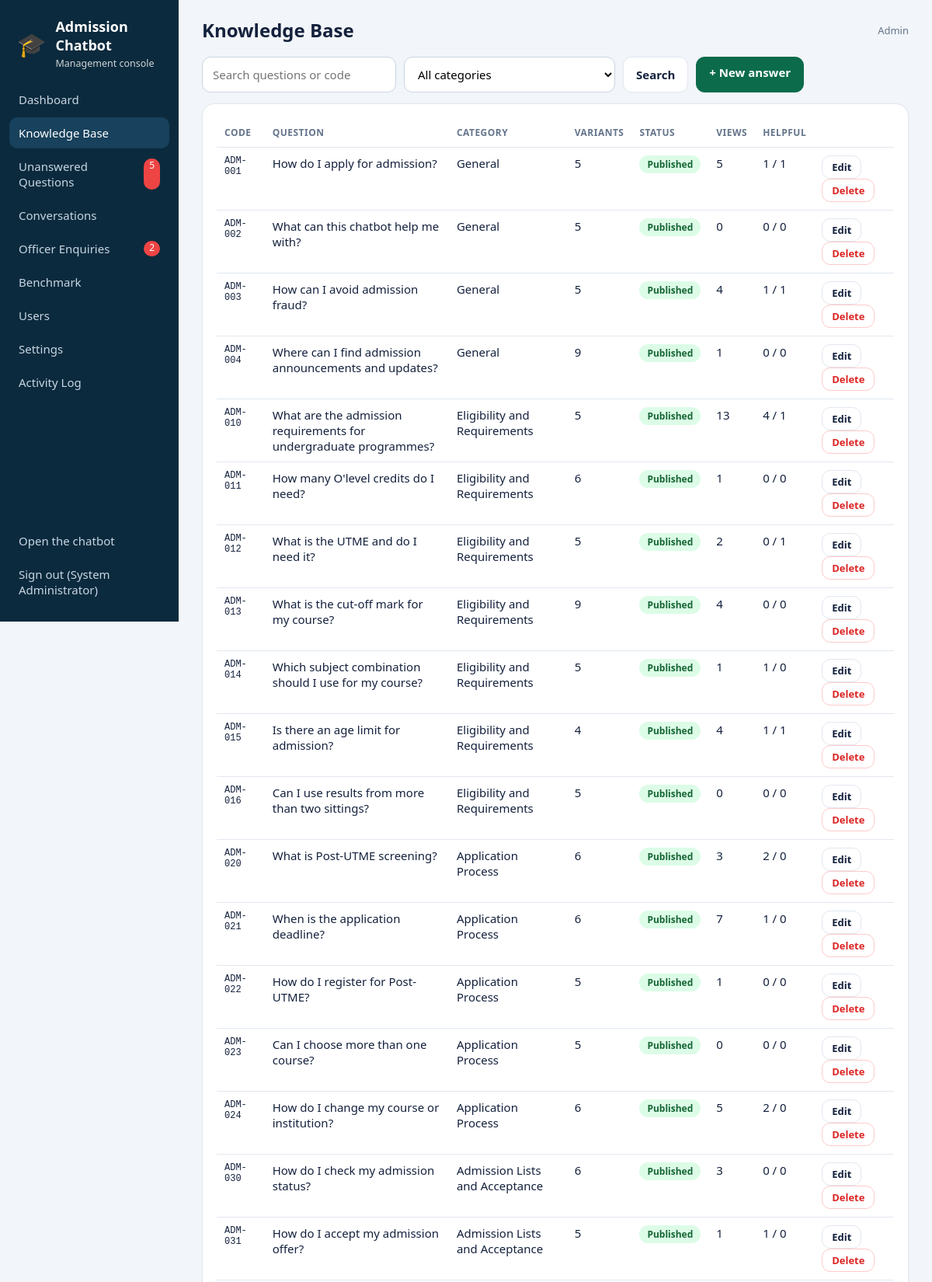
The app's page /admin.php?p=kb (signed in, upper part) with its own data.
### tables this page shows
CREATE TABLE users(id INTEGER PRIMARY KEY, role TEXT, name TEXT, email TEXT UNIQUE, password TEXT, status TEXT DEFAULT 'active', fails INTEGER DEFAULT 0, locked_until INTEGER DEFAULT 0, created TEXT);

CREATE TABLE entries(id INTEGER PRIMARY KEY, code TEXT UNIQUE, category_id INTEGER REFERENCES categories(id), question TEXT, variants TEXT, answer TEXT, keywords TEXT, status TEXT DEFAULT 'published', views INTEGER DEFAULT 0, helpful INTEGER DEFAULT 0, unhelpful INTEGER DEFAULT 0, created TEXT, updated TEXT);

CREATE TABLE categories(id INTEGER PRIMARY KEY, name TEXT UNIQUE, position INTEGER DEFAULT 0);

### src/core.php (called while the page is built, shortened)
<?php
function db(): PDO
{
    static $pdo;
    if ($pdo) return $pdo;
    $pdo = new PDO('sqlite:' . DB_FILE);
    $pdo->setAttribute(PDO::ATTR_ERRMODE, PDO::ERRMODE_EXCEPTION);
    $pdo->setAttribute(PDO::ATTR_DEFAULT_FETCH_MODE, PDO::FETCH_ASSOC);
    $pdo->exec("
    CREATE TABLE IF NOT EXISTS users(id INTEGER PRIMARY KEY, role TEXT, name TEXT, email TEXT UNIQUE, password TEXT, status TEXT DEFAULT 'active', fails INTEGER DEFAULT 0, locked_until INTEGER DEFAULT 0, created TEXT);
    CREATE TABLE IF NOT EXISTS categories(id INTEGER PRIMARY KEY, name TEXT UNIQUE, position INTEGER DEFAULT 0);
    CREATE TABLE IF NOT EXISTS entries(id INTEGER PRIMARY KEY, code TEXT UNIQUE, category_id INTEGER REFERENCES categories(id), question TEXT, variants TEXT, answer TEXT, keywords TEXT, status TEXT DEFAULT 'published', views INTEGER DEFAULT 0, helpful INTEGER DEFAULT 0, unhelpful INTEGER DEFAULT 0, created TEXT, updated TEXT);
    CREATE TABLE IF NOT EXISTS conversations(id INTEGER PRIMARY KEY, session_id TEXT, started TEXT, last_activity TEXT, last_entry_id INTEGER, escalated INTEGER DEFAULT 0);
    CREATE TABLE IF NOT EXISTS messages(id INTEGER PRIMARY KEY, conversation_id INTEGER REFERENCES conversations(id) ON DELETE CASCADE, sender TEXT, text TEXT, entry_id INTEGER, intent TEXT, confidence REAL, level TEXT, latency_ms REAL, created TEXT);
    CREATE TABLE IF NOT EXISTS feedback(id INTEGER PRIMARY KEY, message_id INTEGER UNIQUE REFERENCES messages(id) ON DELETE CASCADE, rating INTEGER, created TEXT);
    CREATE TABLE IF NOT EXISTS tickets(id INTEGER PRIMARY KEY, ref TEXT UNIQUE, conversation_id INTEGER, name TEXT, email TEXT, phone TEXT, subject TEXT, message TEXT, status TEXT DEFAULT 'open', reply TEXT, assigned_to INTEGER, created TEXT, updated TEXT);
    CREATE TABLE IF NOT EXISTS unanswered(id INTEGER PRIMARY KEY, query TEXT, normalized TEXT UNIQUE, count INTEGER DEFAULT 1, status TEXT DEFAULT 'pending', last_asked TEXT, resolved_entry_id INTEGER);
    CREATE TABLE IF NOT EXISTS settings(k TEXT PRIMARY KEY, v TEXT);
    CREATE TABLE IF NOT EXISTS audit(id INTEGER PRIMARY KEY, user_id INTEGER, action TEXT, detail TEXT, created TEXT);
    CREATE TABLE IF NOT EXISTS evaluations(id INTEGER PRIMARY KEY, created TEXT, n INTEGER, top1 REAL, top3 REAL, fallback_ok REAL, avg_ms REAL, detail TEXT);
    CREATE INDEX IF NOT EXISTS idx_msg ON messages(conversation_id, id);");
    return $pdo;
}
function q(string $sql, array $p = []): PDOStatement { $s = db()->prepare($sql); $s->execute($p); return $s; }
function rows(string $sql, array $p = []): array { return q($sql, $p)->fetchAll(); }
function row(string $sql, array $p = []): ?array { return q($sql, $p)->fetch() ?: null; }
function val(string $sql, array $p = []) { $r = q($sql, $p)->fetch(PDO::FETCH_NUM); return $r ? $r[0] : null; }
function h($s): string { return htmlspecialchars((string)$s, ENT_QUOTES, 'UTF-8'); }
function me(): ?array
{
    $u = isset($_SESSION['uid']) ? row("SELECT * FROM users WHERE id = ? AND status = 'active'", [$_SESSION['uid']]) : null;
    return $u;
}

### admin.php (the view, shortened to what this page needs)
<?php
$p = preg_replace('/[^a-z_]/', '', $_GET['p'] ?? 'dash');
$u = me();
function badge(string $s): string
{
    $c = ['open' => 'amber', 'in_progress' => 'blue', 'answered' => 'green', 'closed' => 'grey', 'published' => 'green', 'draft' => 'grey', 'pending' => 'amber', 'converted' => 'green', 'ignored' => 'grey', 'high' => 'green', 'medium' => 'blue', 'suggest' => 'amber', 'fallback' => 'red', 'smalltalk' => 'grey'][$s] ?? 'grey';
    return '<span class="badge ' . $c . '">' . h(str_replace('_', ' ', ucfirst($s))) . '</span>';
}
function head(string $t, string $active = ''): void
{
    global $u, $active;
    $open = (int)val("SELECT COUNT(*) FROM tickets WHERE status = 'open'"); $un = (int)val("SELECT COUNT(*) FROM unanswered WHERE status = 'pending'");
    $nav = ['dash' => 'Dashboard', 'kb' => 'Knowledge Base', 'unanswered' => 'Unanswered Questions', 'convs' => 'Conversations', 'tickets' => 'Officer Enquiries', 'eval' => 'Benchmark'];
    if ($u['role'] === 'admin') $nav += ['users' => 'Users', 'settings' => 'Settings', 'audit' => 'Activity Log'];
    echo '<!doctype html><html lang="en"><head><meta charset="utf-8"><meta name="viewport" content="width=device-width, initial-scale=1"><title>' . h($t) . ' - Admission Chatbot</title><link rel="stylesheet" href="assets/style.css"></head><body><div class="layout"><aside class="sidebar"><div class="brand"><span class="logo">&#127891;</span><div><b>Admission Chatbot</b><small>Management console</small></div><button type="button" class="menu-btn" aria-expanded="false" aria-controls="adminNav">Menu</button></div><nav class="nav" id="adminNav">';
    foreach ($nav as $k => $l) echo '<a href="admin.php?p=' . $k . '" class="' . ($active === $k ? 'on' : '') . '">' . h($l) . ($k === 'tickets' && $open ? '<span class="cnt">' . $open . '</span>' : '') . ($k === 'unanswered' && $un ? '<span class="cnt">' . $un . '</span>' : '') . '</a>';
    echo '<div class="sp"></div><a href="index.php" target="_blank">Open the chatbot</a><a href="admin.php?p=logout">Sign out (' . h($u['name']) . ')</a></nav></aside><main class="main"><div class="top"><h1>' . h($t) . '</h1><span class="muted">' . h(ucfirst($u['role'])) . '</span></div>';
}
function foot(): void { echo '</main></div><script src="assets/vendor/chart.umd.min.js"></script><script src="assets/admin.js"></script></body></html>'; }
if ($p === 'kb') {
    $cat = (int)($_GET['cat'] ?? 0); $qs = trim($_GET['q'] ?? '');
    $w = ['1=1']; $par = [];
    $es = rows('SELECT e.*, c.name AS category FROM entries e JOIN categories c ON c.id = e.category_id WHERE ' . implode(' AND ', $w) . ' ORDER BY e.code', $par);
    head('Knowledge Base', 'kb');
    echo '<form class="filters" method="get"><input type="hidden" name="p" value="kb"><input name="q" placeholder="Search questions or code" value="' . h($qs) . '"><select name="cat" onchange="this.form.submit()"><option value="">All categories</option>';
    echo '</select><button class="btn">Search</button><a class="btn primary" href="admin.php?p=kb_edit">+ New answer</a></form><div class="card"><table><tr><th>Code</th><th>Question</th><th>Category</th><th>Variants</th><th>Status</th><th>Views</th><th>Helpful</th><th></th></tr>';
    foreach ($es as $e) echo '<tr><td class="mono">' . h($e['code']) . '</td><td>' . h($e['question']) . '</td><td>' . h($e['category']) . '</td><td>' . count(array_filter(explode("\n", $e['variants']))) . '</td><td>' . badge($e['status']) . '</td><td>' . (int)$e['views'] . '</td><td>' . (int)$e['helpful'] . ' / ' . (int)$e['unhelpful'] . '</td><td><a class="btn sm" href="admin.php?p=kb_edit&id=' . $e['id'] . '">Edit</a> <form method="post" class="inline">' . csrf_field() . '<input type="hidden" name="id" value="' . $e['id'] . '"><button name="do" value="delete" class="btn sm danger" onclick="return confirm(\'Delete this answer?\')">Delete</button></form></td></tr>';
    echo '</table></div>'; foot(); exit;
}

### assets/style.css (style rules this page uses)
:root { --bg:#f2f5f9;--card:#fff;--ink:#14213d;--muted:#64748b;--line:#e2e8f0;--p:#0b6b4b;--pd:#084d37;--accent:#d4a017;--red:#dc2626;--blue:#2563eb }
* { box-sizing:border-box }
body { margin:0;font-family:"Segoe UI",system-ui,Roboto,Arial,sans-serif;background:var(--bg);color:var(--ink);font-size:15px }
a { color:var(--p);text-decoration:none }
.brand { display:flex;gap:12px;align-items:center }
.brand .logo { font-size:30px }
.brand b { display:block;font-size:18px }
.brand small { opacity:.8 }
input,select,textarea { width:100%;padding:11px 13px;border:1px solid #cbd5e1;border-radius:11px;font:inherit;background:#fff }
.btn { display:inline-block;border:1px solid var(--line);background:#fff;color:var(--ink);padding:9px 16px;border-radius:11px;font:inherit;font-weight:600;cursor:pointer }
.btn.primary { background:var(--p);border-color:var(--p);color:#fff }
.btn.sm { padding:5px 12px;font-size:13px }
.btn.danger { color:var(--red);border-color:#fecaca }
.card { background:var(--card);border:1px solid var(--line);border-radius:16px;padding:18px;margin-bottom:16px;box-shadow:0 1px 3px #0f1f3a0d }
.muted { color:var(--muted);font-size:13px }
.layout { display:flex;min-height:100vh }
.sidebar { width:230px;background:#0c2a3d;color:#c7d6e4;padding:18px 12px;display:flex;flex-direction:column;position:sticky;top:0;height:100vh }
.sidebar .brand { padding:4px 10px 18px;color:#fff }
.sidebar a { display:flex;justify-content:space-between;color:#c7d6e4;padding:10px 12px;border-radius:10px;margin-bottom:3px }
.sidebar a:hover,.sidebar a.on { background:#17415c;color:#fff;text-decoration:none }
.sidebar .sp { flex:1 }
.cnt { background:#ef4444;color:#fff;border-radius:10px;padding:0 7px;font-size:12px }
.main { flex:1;min-width:0;padding:22px 30px }
.top { display:flex;justify-content:space-between;align-items:center;margin-bottom:18px }
.top h1 { margin:0;font-size:24px }
table { width:100%;border-collapse:collapse }
th,td { padding:10px;border-bottom:1px solid var(--line);text-align:left;vertical-align:top }
th { font-size:12px;text-transform:uppercase;color:var(--muted);letter-spacing:.04em }
.badge { padding:3px 10px;border-radius:20px;font-size:12px;font-weight:600 }
.green { background:#dcfce7;color:#166534 }
.filters { display:flex;gap:10px;margin-bottom:14px }
.filters input,.filters select { width:auto;min-width:220px }
.inline { display:inline }
.mono { font-family:Consolas,monospace;font-size:12px }
.btn,.staff { white-space:nowrap }
.sidebar .nav { display:flex;flex-direction:column;flex:1 }
.two>*,.grid>*,.main { min-width:0 }

### records on screen
users: name "System Administrator", role "Admin"
entries: code "ADM-001", question "How do I apply for admission?", category.name "General", variants "5", status "Published", views "5", helpful "1", unhelpful "1"
entries: code "ADM-002", question "What can this chatbot help me with?", category.name "General", variants "5", status "Published", views "0", helpful "0", unhelpful "0"
entries: code "ADM-003", question "How can I avoid admission fraud?", category.name "General", variants "5", status "Published", views "4", helpful "1", unhelpful "1"
entries: code "ADM-004", question "Where can I find admission announcements and updates?", category.name "General", variants "9", status "Published", views "1", helpful "0", unhelpful "0"
entries: code "ADM-010", question "What are the admission requirements for undergraduate programmes?", category.name "Eligibility and Requirements", variants "5", status "Published", views "13", helpful "4", unhelpful "1"
entries: code "ADM-011", question "How many O'level credits do I need?", category.name "Eligibility and Requirements", variants "6", status "Published", views "1", helpful "0", unhelpful "0"
entries: code "ADM-012", question "What is the UTME and do I need it?", category.name "Eligibility and Requirements", variants "5", status "Published", views "2", helpful "0", unhelpful "1"
entries: code "ADM-013", question "What is the cut-off mark for my course?", category.name "Eligibility and Requirements", variants "9", status "Published", views "4", helpful "0", unhelpful "0"
entries: code "ADM-014", question "Which subject combination should I use for my course?", category.name "Eligibility and Requirements", variants "5", status "Published", views "1", helpful "1", unhelpful "0"
entries: code "ADM-015", question "Is there an age limit for admission?", category.name "Eligibility and Requirements", variants "4", status "Published", views "4", helpful "1", unhelpful "1"
entries: code "ADM-016", question "Can I use results from more than two sittings?", category.name "Eligibility and Requirements", variants "5", status "Published", views "0", helpful "0", unhelpful "0"
entries: code "ADM-020", question "What is Post-UTME screening?", category.name "Application Process", variants "6", status "Published", views "3", helpful "2", unhelpful "0"
entries: code "ADM-021", question "When is the application deadline?", category.name "Application Process", variants "6", status "Published", views "7", helpful "1", unhelpful "0"
entries: code "ADM-022", question "How do I register for Post-UTME?", category.name "Application Process", variants "5", status "Published", views "1", helpful "0", unhelpful "0"
entries: code "ADM-023", question "Can I choose more than one course?", category.name "Application Process", variants "5", status "Published", views "0", helpful "0", unhelpful "0"
entries: code "ADM-024", question "How do I change my course or institution?", category.name "Application Process", variants "6", status "Published", views "5", helpful "2", unhelpful "0"
entries: code "ADM-030", question "How do I check my admission status?", category.name "Admission Lists and Acceptance", variants "6", status "Published", views "3", helpful "0", unhelpful "0"
entries: code "ADM-031", question "How do I accept my admission offer?", category.name "Admission Lists and Acceptance", variants "5", status "Published", views "1", helpful "1", unhelpful "0"

### other values on screen
$l "Dashboard"
$l "Knowledge Base"
$l "Unanswered Questions"
$un "5"
$l "Conversations"
$l "Officer Enquiries"
$open "2"
$l "Benchmark"
$l "Users"
$l "Settings"
$l "Activity Log"
$t "Knowledge Base"
